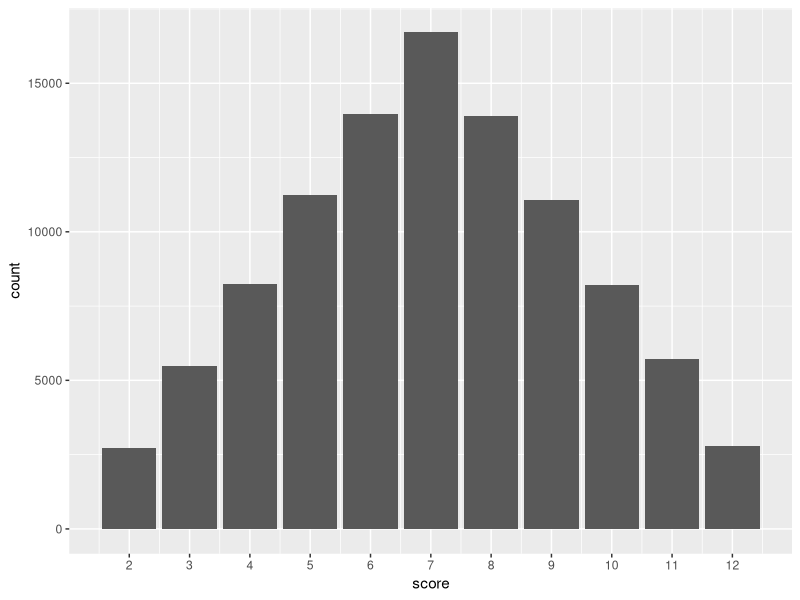

The R source for this figure:
## ---- chunk 1
knitr::opts_chunk$set(echo = TRUE)
## ---- chunk 2
library(purrr)
library(tidyverse)

one_dice_roll <- function(){sample(x=1:6, size=1)}

roll_2 <- function(){one_dice_roll()+one_dice_roll()}

Multi_Roll <- map_int(1:100, ~ roll_2())

 Test <- tibble(score=map_int(1:100000, ~ roll_2()))
 
 ggplot(Test, aes(score))+geom_bar()+scale_x_continuous(breaks = seq(2:13))

